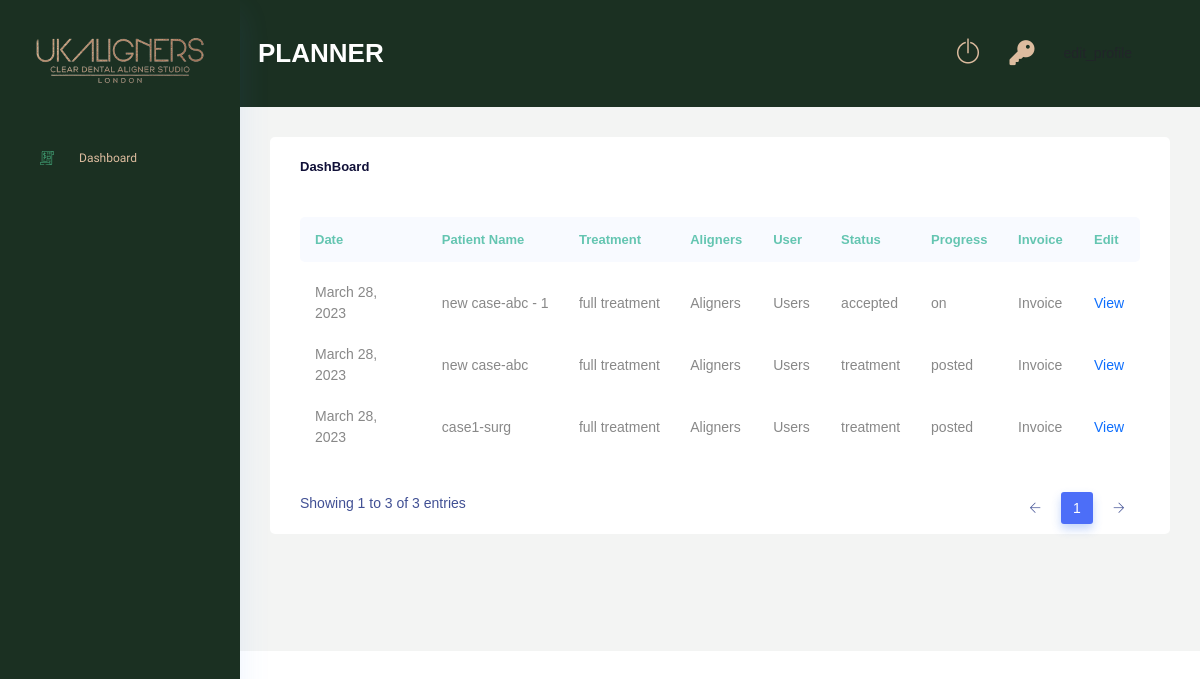
Page /planner/dashboard/ (signed in) on the earlier database version.
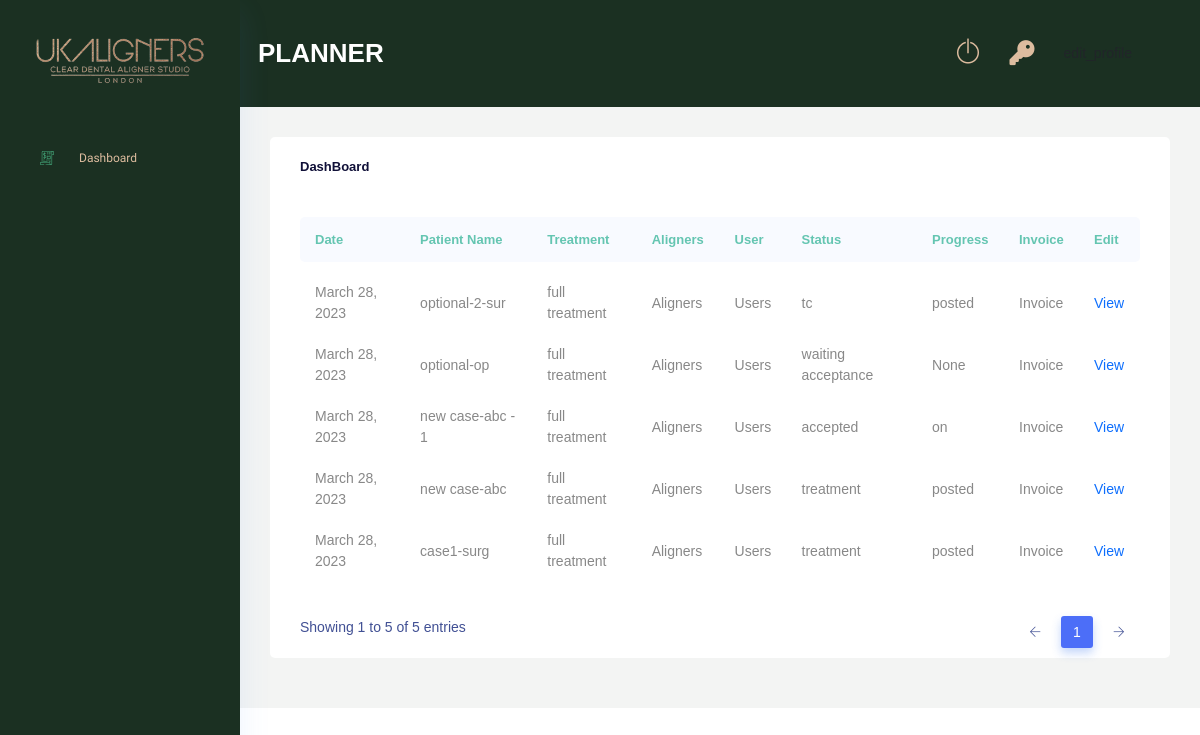
Same page on the later database version.
### Case/models.py (models this page shows, shortened)
class Case(models.Model):
    GENDER_CHOICES = (
        ("male","male"),
        ("female","female"),
        ("other","other")
        )
    ORTHODONTIC_CHOICES = (
        ("yes","yes"),
        ("no","no")
        )
    TREATMENT_REQUIRED_CHOICES = (
        ("full treatment","full treatment"),
        ("continuation","continuation"),
        ("refinement","refinement"),
        ("retainer","retainer")
    )
    OPTIONAL_TREATMENT = (
        ("replacement","replacement"),
        ("mouthguard","mouthguard"),
        ("smile design","smile design")
    )
    SECTION_CHOICES = (
        ("both arches","both arches"),
        ("upper only","upper only"),
        ("lower only","lower only")
    )
    TREATMENT_CHOICES = (
        ("essential","essential"),
        ("advance","advance"),
        ("comprehensive","comprehensive")
    )
    clinic                          = models.ForeignKey(Clinic, on_delete=models.DO_NOTHING,null=True,blank=True)
    dentist                         = models.ForeignKey(Dentist, on_delete=models.DO_NOTHING, null=True, blank=True)
    saloon_owner                    = models.ForeignKey(Saloon_owner, on_delete=models.DO_NOTHING, null=True, blank=True)
    saloon                          = models.ForeignKey(Saloon, on_delete=models.DO_NOTHING, null=True, blank=True)
    name                            = models.CharField(max_length=250)
    surname                         = models.CharField(max_length=250,null=True, blank=True)
    gender                          = models.CharField(max_length=50,choices=GENDER_CHOICES)
    age                             = models.IntegerField(null=True, blank=True)
    treatment_required              = models.CharField(max_length=100,choices=TREATMENT_REQUIRED_CHOICES)
    optional_treatment              = models.CharField(max_length=100,choices=OPTIONAL_TREATMENT, null=True, blank=True)
    orthodontic_treatment_past      = models.CharField(max_length=10,null=True, blank=True, choices=ORTHODONTIC_CHOICES)
    section                         = models.CharField(max_length=250,null=True, blank=True, choices=SECTION_CHOICES)
    treatment_type                  = models.CharField(max_length=250,null=True, blank=True, choices=TREATMENT_CHOICES)
    upper_jaw                       = models.FileField(upload_to="upper_jaws",null=True, blank=True)
    lower_jaw                       = models.FileField(upload_to="lower_jaws",null=True, blank=True)
    rquest_collection               = models.BooleanField(default=False)
    additional_information          = models.TextField(null=True, blank=True)
    planner                         = models.ForeignKey(Planner,on_delete=models.DO_NOTHING, null=True, blank=True)
    technician                      = models.ForeignKey(Technician,on_delete=models.DO_NOTHING, null=True, blank=True)
    status                          = models.CharField(max_length=250, default="new", null=True, blank=True)
    ortho_id                        = models.CharField(max_length=255, null=True, blank=True)
    aligners_upper                  = models.IntegerField(null=True, blank=True)
    aligners_lower                  = models.IntegerField(null=True, blank=True)
    retainer_upper                  = models.IntegerField(null=True, blank=True)
    retainer_lower                  = models.IntegerField(null=True, blank=True)
    treatment_plan_upper            = models.IntegerField(null=True, blank=True)
    treatment_plan_lower            = models.IntegerField(null=True, blank=True)
    duration                        = models.IntegerField(null=True, blank=True)
    progress                        = models.CharField(max_length=255, null=True, blank=True)
    created_at                      = models.DateField(auto_now_add=True, null=True)
    fee_cleared                     = models.BooleanField(default=False)
    totel_fee                       = models.FloatField(default=0.0,null=True,blank=True)
    manager_paid                    = models.BooleanField(default=False)
    planner_paid                    = models.BooleanField(default=False)
    technician_paid                 = models.BooleanField(default=False)
    refinement                      = models.IntegerField(default=0)
    class Meta:
        verbose_name_plural = "Cases"

### PlannerRoll/views.py (the view)
# urls.py: path('dashboard/',views.planner_dashboard, name='planner_dashboard'),
@login_required(login_url='login')
def planner_dashboard(request):
    if request.user.is_planner:
        planner_obj = Planner.objects.get(user=request.user)
        case_list = Case.objects.filter(planner=planner_obj).order_by('-id')
        context = {
            'case_list':case_list
        }
        return render(request,'plannerRoll/dashboard.html',context)
    return redirect('login')

### PlannerRoll/templates/plannerRoll/dashboard.html (shortened to what the changed rows need)
{% extends 'base.html' %}
{% load static %}
{% block content %}
<div class="main_content_iner ">
    <div class="container-fluid p-0">
        <div class="row justify-content-center">
            <div class="col-lg-12">
                <div class="white_card card_height_100 mb_30">
                    <div class="white_card ">
                        <div class="QA_section plr_30">
                            <div class="QA_table mb_30">
                                <table class="table lms_table_active ">
                                    <thead>
                                        <tr>
                                            <th scope="col">Date</th>
                                            <th scope="col">Patient Name</th>
                                            <th scope="col">Treatment</th>
                                            <th scope="col">Aligners</th>
                                            <th scope="col">User</th>
                                            <th scope="col">Status</th>
                                            <th scope="col">Progress</th>
                                            <th scope="col">Invoice</th>
                                            <th scope="col">Edit</th>
                                        </tr>
                                    </thead>
                                    <tbody>
                                        {% for case in case_list %}
                                        {% if case.status == 'new' %}
                                        <tr class="new-case-tr">
                                        {% else %}
                                        <tr>
                                        {% endif %}
                                            <td>{{ case.created_at }}</td>
                                            <td>
                                                <div class="custom_tooltip">
                                                    {{ case.name }}-{{ case.surname }}
                                                    {% if case.refinement > 0 %}
                                                        - {{case.refinement}}
                                                    {% endif %}
                                                  </div>
                                            </td>
                                            <td>
                                                <div class="custom_tooltip">{{ case.treatment_required }}
                                                  </div>
                                            </td>
                                            <td>
                                                <div class="custom_tooltip">Aligners
                                                  </div>
                                            </td>
                                            <td>
                                                <div class="custom_tooltip">Users
                                                  </div>
                                            </td>
                                            <td>{{ case.status }}</td>
                                            <td>{{ case.progress }}</td>
                                            <td>Invoice</td>
                                            <td>
                                            {% if case.status == "new" %}
                                                <a href="{% url 'PlannerRoll:case_details' case.id %}">View</a>
                                            {% elif case.status == "waiting acceptance" %}
                                                <a href="{% url 'PlannerRoll:case_details' case.id %}">View</a>
                                            {% elif case.status == "accepted" %}
                                            <a href="{% url 'AdminRoll:view_details' case.id %}">View</a>
                                            {% elif case.status == "treatment" %}
                                                <a href="{% url 'AdminRoll:view_details' case.id %}">View</a>
                                            {% elif case.status == "on-hold" %}
                                            <a href="{% url 'AdminRoll:view_details' case.id %}">View</a>
                                            {% elif case.status == "review" %}
                                            <a href="{% url 'AdminRoll:view_details' case.id %}">View</a>
                                            {% elif case.status == "declined" %}
                                            <a href="{% url 'AdminRoll:view_details' case.id %}">View</a>
                                            {% elif case.status == "tc" %}
                                            <a href="{% url 'AdminRoll:view_details' case.id %}">View</a>
                                            {% endif %}
                                            </td>
                                        </tr>
                                        {% endfor %}
                                    </tbody>
                                </table>
                            </div>
                        </div>
                    </div>
                </div>
            </div>
        </div>
    </div>
</div>
{% endblock %}

Differences in the rows shown:
added Case: created_at "March 28, 2023", name "optional-2", surname "sur", treatment_required "full treatment", status "tc", progress "posted", shows "View"
added Case: created_at "March 28, 2023", name "optional", surname "op", treatment_required "full treatment", status "waiting acceptance", progress "None", shows "View"
Other differences:
text written by a page script: "Showing 1 to 3 of 3 entries 1" → "Showing 1 to 5 of 5 entries 1"
